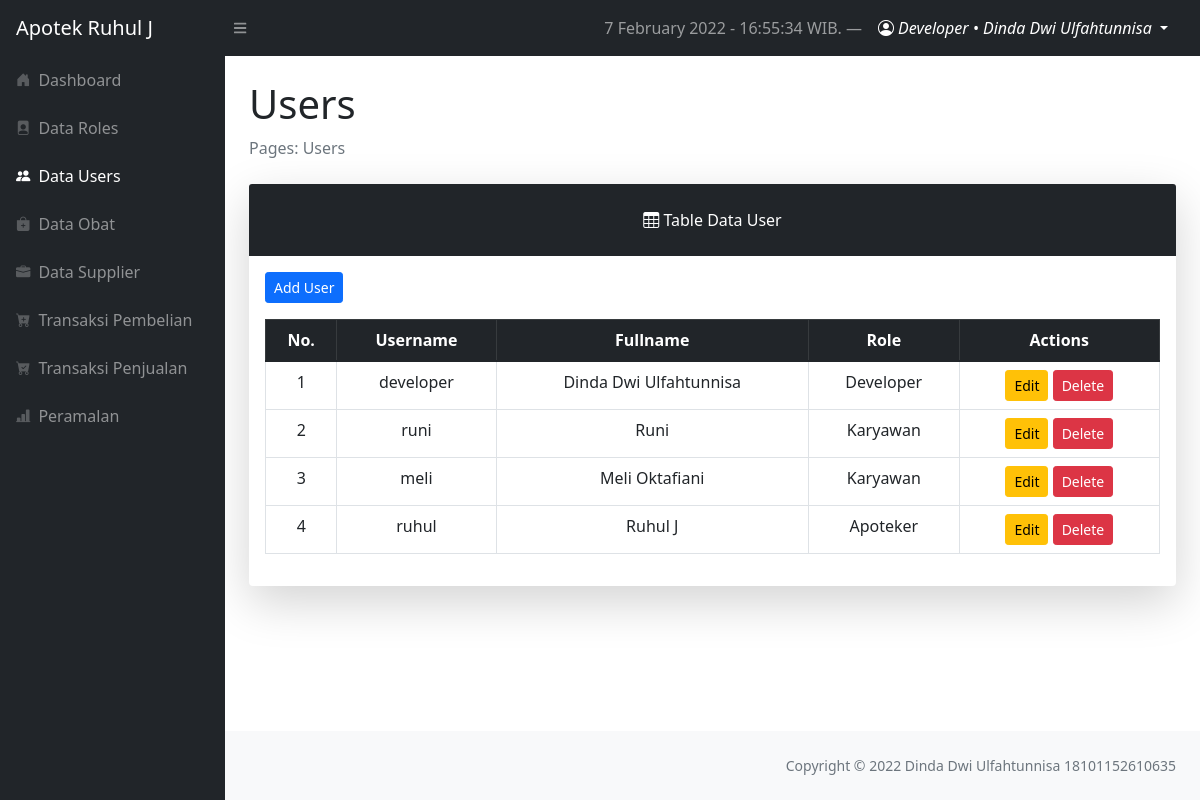
Page /layouts/dashboard/index.php?page=users (signed in) on the committed database.
### tables this page shows
CREATE TABLE `users` (
  `user_id` int(11) NOT NULL,
  `username` varchar(12) NOT NULL,
  `fullname` varchar(255) NOT NULL,
  `password` varchar(255) NOT NULL,
  `role_id` int(2) NOT NULL
);

CREATE TABLE `roles` (
  `role_id` int(11) NOT NULL,
  `role_level` varchar(50) NOT NULL
);

### config/config.php (called while the page is built, shortened)
<?php
$localhost  = "localhost";
$username   = "root";
$password   = "";
$db         = "forecasting_apotek";
$conn = mysqli_connect($localhost, $username, $password, $db);
function query($query)
{
    global $conn;
    $result = mysqli_query($conn, $query);
    while ($row = mysqli_fetch_assoc($result)) {
        $rows[] = $row;
    }
    return $rows;
}

### layouts/dashboard/users/index.php (the view, shortened to what this page needs)
<?php
require '../../config/config.php';
$users = query("SELECT * FROM users INNER JOIN roles ON roles.role_id = users.role_id");
$no = 1
?>
<main>
    <div class="container-fluid px-4">
        <h1 class="mt-4">Users</h1>
        <ol class="breadcrumb mb-4">
            <li class="breadcrumb-item active">Pages: Users</li>
        </ol>
        <div class="card shadow-lg border-0 mb-4">
            <div class="card-header border-0 text-center p-4 bg-dark text-white">
                <i class="bi bi-table"></i>
                Table Data User
            </div>
            <div class="card-body border-0">
                <a href="?page=users/create" class="btn btn-sm btn-primary mb-3">Add User</a>
                <table class="table table-bordered table-hover table-responsive-sm text-center rounded">
                    <thead class="table-dark">
                        <th scope="col">No.</th>
                        <th scope="col">Username</th>
                        <th scope="col">Fullname</th>
                        <th scope="col">Role</th>
                        <th scope="col">Actions</th>
                    </thead>
                    <tbody>
                        <?php foreach ($users as $user) : ?>
                            <tr>
                                <td><?= $no++; ?></td>
                                <td><?= $user['username']; ?></td>
                                <td class="text-capitalize"><?= $user['fullname']; ?></td>
                                <td class="text-capitalize"><?= $user['role_level']; ?>
                                </td>
                                <td>
                                    <a href="index.php?page=users/update&id=<?= $user['user_id'] ?>" class="btn btn-sm btn-warning">Edit</a>
                                    <a href="index.php?page=users/delete&id=<?= $user['user_id'] ?>" class="btn btn-sm btn-danger" onclick="return confirm('Are you sure to delete user?')">Delete</a>
                                </td>
                            </tr>
                        <?php endforeach; ?>
                    </tbody>
                </table>
            </div>
        </div>
</main>

### rows in the picture
users: username "developer", fullname "Dinda Dwi Ulfahtunnisa", role.role_level "Developer"
users: username "runi", fullname "Runi", role.role_level "Karyawan"
users: username "meli", fullname "Meli Oktafiani", role.role_level "Karyawan"
users: username "ruhul", fullname "Ruhul J", role.role_level "Apoteker"

### other values in the picture
$timenow "7 February 2022 - 16:55:34"
$_SESSION['username'] "Developer"
$_SESSION['fullname'] "Dinda Dwi Ulfahtunnisa"
